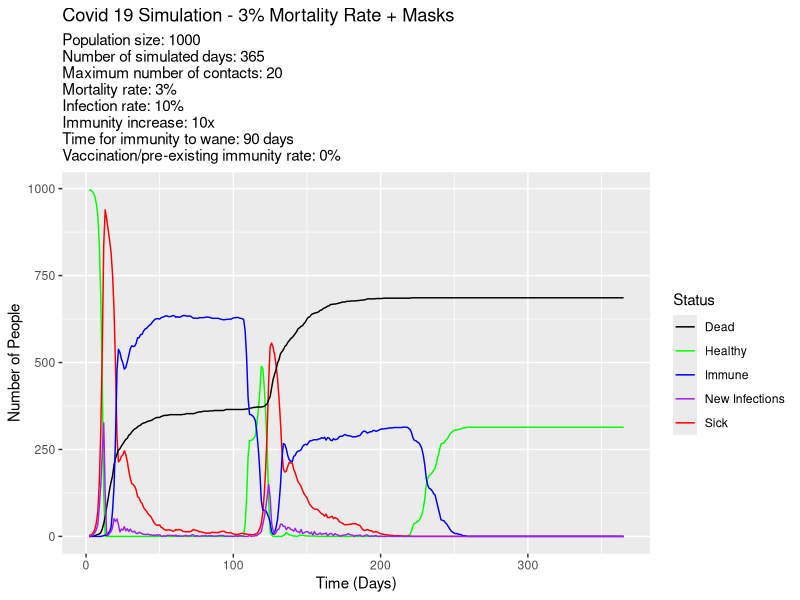
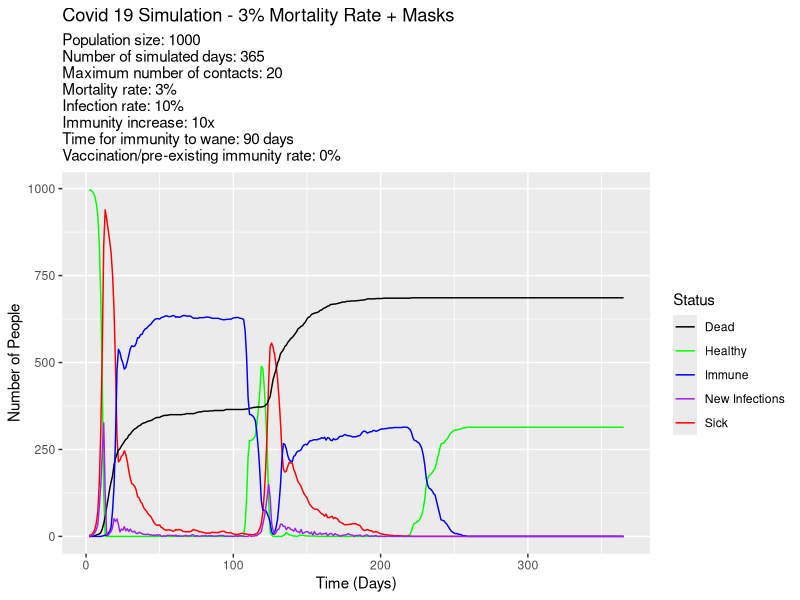

Reproduce these figures in R, in order.
# 1~~ Introduction

#Hello and welcome to my code!
#This code is a model to simulate a COVID-19, or some other pathogen, pandemic.
#The model consists of a population with a number of variables that affect the spread of disease
#Individuals (indices in a vector) all have a health status represented by a number:
#0- Healthy - default condition. Can be infected
#1- Sick - infected for a period of 10 days. Can infect. Cannot be infected
#2 - Dead - Cannot infect. Cannot be infected
#3 - Immune - Has vaccination or disease acquired immunity which may modify susceptibility to disease

#Created using RStudio 2023.03.0+386 "Cherry Blossom" Release (3c53477afb13ab959aeb5b34df1f10c237b256c3, 2023-03-09) for Windows
#Mozilla/5.0 (Windows NT 10.0; Win64; x64) AppleWebKit/537.36 (KHTML, like Gecko) RStudio/2023.03.0+386 Chrome/108.0.5359.179 Electron/22.0.3 Safari/537.36

##1.1~~ How to use
#Select input parameters in Section 2
##Note: I had some fun with it and created some additional parameters and worked them into my code. Hope you enjoy experimenting with those

#Running all the code in Section 3 should set up all the variables, vectors etc
#Naming the simulation will give the resulting data frame a unique ID allowing you to go back and view previous data
#Simulation name also embedded into the plot title for easy identification/comparison too

#Running all code in Sections 4 and 5 should execute your simulation! If you want to run again; adjust code in Section 2 and run all of Section 3 to reset

#Data is output:
#* A df for that simulation
#* Input parameters and key results (deaths & R0) for that simulation
#* The above also get input into a df called 'simulations' which can be used to track and compare all the simulations you've run
#* The simulations df and charts also get exported to your working directory as they get created



##1.2~~ Limitations
#Code is slow. Could be my hardware (old) but my code lacks finesse for sure :)
#Use of functions. One thing I found tricky about R compared it Python is you can only return a single variable in functions, which I found cumbersome to
#use with multiple variables. Or I missed something and it just didn't click
#Simulations run for a number of days only, I did not code it stop after an event e.g. everyone dead, healthy etc
#Code to track time until virus eradiacted or everyone died would have been interesting data
#Not sure if I've over commented! they're helpful while I'm learning, apologies if spam

##1.3~~ Results
#Even with a low mortality rate, number of deaths can be high if infections are high
#Best way to reduce R0/infections (and deaths too) was to reduce the number of max_contacts (e.g. lockdown) or reduce infectivity (e.g. mask wearing)
#A long lasting vaccination was of little use if it offered little protection; people were reinfected while immune
#A good (high immunity coefficient) but short-lived vaccine produced visually interesting data that showed strong disease resurgence as immunity began to wear off

# 2~~ input parameters
simulations <- data.frame() #df to track results from multiple simulations
library(tidyverse)


population <- 1000    #size of population
days <- 365           #no. of days to iterate
max_contacts <- 20     #random number of people met between 1-20
mortality <- 0.03    #mortality rate. chance of dying (0.002 = 0.2%)
infective <- 0.1      #infection rate. chance of infecting someone (0.3 = 30%)
immunity <- 0.1       #immunity rate. post infection modifier (0.1 = 10x)
immunity_wane <- 90    #time taken (days) for immunity to wane and become ineffective
vaccination_rate <- 0  #percentage vaccination or other pre-existing immunity in population 
sick_time <- 10       #duration(days) that people remain sick,infective and at risk of dying (default = 10)

# 3~~ set up

simulation_name <- "3% Mortality Rate + Masks"     #give the simulation a name; names the DF for chart for that simulation
pop_health <- numeric(population)   #creates vector to track health status (0,1,2,3)
pop_time <- numeric(population)     #creates vector to track time since infected (days)
no_days <- 1                        #day counter for the simulation
no_healthy <- population            #Counts the number of healthy people. Variable for the data frame 'pandemic' -
no_sick <- 0                        #Counts the number of sick people. Variable for the data frame 'pandemic'
no_dead <- 0                        #Counts the number of dead people. Variable for the data frame 'pandemic'
no_immune <- 0                      #Counts the number of immune people. Variable for the data frame 'pandemic'
pandemic <- data.frame(healthy = integer(), sick = integer(), dead = integer(), immune = integer()) #df to plot the data
immune_time <- numeric(population)  #creates a vector to track time since immunity acquired



# 4~~ Functions  

## 4.1~~ Vaccination - Vaccinates a percentage the population at t=0
vaccinate <- function(population, vaccination_rate, pop_health) {
  no_vaccinate <- round(population*vaccination_rate / 100) # how many people to vaccinate based on pop and vaccination rate
  who_vaccinate <- sample(length(pop_health), no_vaccinate) #randomly select indices to vaccinate (=3)
  pop_health[who_vaccinate] <- 3 #update health status in pop_health
  return(pop_health)
}


## 4.2~~ Infect patient zero - infects a random individual
infect_p0 <- function(population, pop_health){
  patient_zero <- sample(1:population, 1) #randomly identifies patient zero
  pop_health[patient_zero] <-1 #infects patient zero
  return(pop_health)
}

## 4.3~~ Death check - Identifies sick people and runs a death test based on mortality rate
death_check <- function(pop_health, mortality) {
  sick <- which(pop_health == 1) #index of all the sick people
  dead <- sick[runif(length(sick)) < mortality] #generates random number for each sick person, those that die get added to this list
  return(replace(pop_health, dead, 2)) #replace used update global pop_health with deaths
}

## 4.4~~ infection - Runs an infection test after identifying healthy/immune people
simulate_infection <- function(pop_health, max_contacts, infective) {
    #check: can anyone new be infected i.e. is anyone healthy/'0'/'3'? Abort function if nobody to infect
    healthy_count <- sum(pop_health ==0) + sum(pop_health ==3)
    if (healthy_count == 0) {
      return(pop_health)
    }
    # how many contacts on this day. Iterates for each person infected
    contacts_day <- sum(unlist(sapply(pop_health[pop_health == 1], function(x) sample(0:max_contacts, 1)))) #subsets pop health to find infected people (1), function calculates number of contacts between 0-max contacts, sapply applies it to all subsetted indexes. Returns all the values as sum
 
  # who can be potentially infected this day
  infectable_day <- which(pop_health %in% c(0, 3)) #creates a logical vector indicating which elements of pop_health are either 0 or 3, which returns these indices to the new variable
  
  # who becomes a disease contact
  disease_contacts <- sample(infectable_day, contacts_day, replace = TRUE) #selects a number (contacts_day) of potential contacts (infectable_day)

  healthy_contacts <- (pop_health[disease_contacts] == 0) #identify disease contacts who are healthy according to pop_health
  immune_contacts <- (pop_health[disease_contacts] == 3) #identify disease contacts who are immune according to pop_health
  
  pop_health[disease_contacts[healthy_contacts & runif(length(disease_contacts)) < infective]] <- 1 #gets subset of disease_contacts who are healthy_contacts > logical vector with a probability of infective > uses vector to change subset of healthy contacts to 1
  pop_health[disease_contacts[immune_contacts & runif(length(disease_contacts)) < infective * immunity]] <- 1 #as above but for iummune contacts so immunity factor is included

  return(pop_health)
}

## 4.5~~ increase infection counter
time_counter <- function(pop_health, pop_time){
  not_dead <- pop_health != 2 #local variable to prevent the below advancing timers of dead people
  pop_time[pop_health == 1] <- pop_time[pop_health == 1]+1 #increases the day counter for the infected
  pop_health[not_dead & pop_time == sick_time] <<- (pop_health[not_dead & pop_time == sick_time]<-3) #person recovers and is now immune ('3'). Updates Global pop_health (<<-)
  pop_time[pop_time == sick_time] <- (pop_time[pop_time == sick_time]<-0) #resets day counter after reset back to healthy
return(pop_time)
}

## 4.6~~ Immunity Counter - counts how long someone has been immune, resets back to 1 based on immunity waning time
imm_counter <- function(pop_health, immune_time, immunity_wane){
  not_dead <- pop_health != 2 #local variable to prevent the below advancing timers of dead people
  immune_time[pop_health == 3] <- immune_time[pop_health == 3] + 1 #increases the immune timer for people who are immune (3)
  pop_health_new <- pop_health #creates local cope of the pop_health vector
  pop_health_new[not_dead & immune_time == immunity_wane] <- 0 #resets health status to zero for people who are alive and have immune time = wane time
  immune_time[immune_time == immunity_wane] <- 0 #resets immune time to zero for people who are alive and have immune time = wane time
  return(list(pop_health = pop_health_new, immune_time = immune_time))#uses temp vector to update health_status. Outputs pop_health/immune_time vectors as a list to extract
}

# 5~~ Simulation

pop_health <- vaccinate(population, vaccination_rate, pop_health)
pop_health <- infect_p0(population, pop_health)


while (no_days < days) {
  pop_health <- death_check(pop_health, mortality)
  no_infected_before = sum(pop_health==1) # sum of people infected before round of infections. Used to calculate no. of new infections
  pop_health <- simulate_infection(pop_health, max_contacts, infective)
  no_infected_after = sum(pop_health==1) # sum of people infecte dafter the round of infections. Used to calculate no. of new infections
  pop_time <- time_counter(pop_health, pop_time)
  imm_data <- imm_counter(pop_health, immune_time, immunity_wane) #creates the list 'imm_data' which we extract the updates to pop_health and immune_time from
    pop_health <- imm_data$pop_health #extracts data from lists to update pop_health
    immune_time <- imm_data$immune_time
  no_days <- no_days +1
  no_healthy <- sum(pop_health == 0)
  no_sick <- sum(pop_health == 1)
  no_dead <- sum(pop_health == 2)
  no_immune <- sum(pop_health == 3)
  new_infections <- no_infected_after - no_infected_before #calculates new infections for this iteration
  R0 <- (1 + max_contacts/2) * infective * sick_time #contact rate * transmissability * infectious period
  
  # Add results of current iteration as a new row to the data frame
  
  new_row <- data.frame(no_days = no_days, 
                         no_healthy = no_healthy, 
                         no_sick = no_sick, 
                         no_dead = no_dead, 
                         no_immune = no_immune,
                        new_infections = new_infections,
                        R0 = R0) # creates new row to add to df
  pandemic <- rbind(pandemic, new_row) #adds it to df
  assign(simulation_name, pandemic) #gives df a unique name
}

simulation_params <- data.frame(simulation_name, max_contacts, mortality, infective, immunity, immunity_wane, vaccination_rate, no_dead, R0) #creates a df with the results of this simulation
simulations <- rbind(simulations, simulation_params) #uipdates the simulations df with results from this sim

#plot the data
ggplot(pandemic, aes(x = no_days)) +
  ggtitle(paste("Covid 19 Simulation -", simulation_name))+
  geom_line(aes(y = no_healthy, colour = "Healthy")) +
  geom_line(aes(y = no_sick, colour = "Sick")) +
  geom_line(aes(y = no_dead, colour = "Dead")) +
  geom_line(aes(y = no_immune, colour = "Immune")) +
  geom_line(aes(y = new_infections, colour = "New Infections")) +
  labs(colour = "Status", y = "Count") +
  scale_color_manual(values = c("Healthy" = "Green", "Sick" = "Red", "Dead" = "Black", "Immune" = "Blue", "New Infections" = "Purple"))+ #used this to get the legend to display useful info
  xlab("Time (Days)")+
  ylab("Number of People")+
  labs(subtitle = paste0("Population size: ", population, "\n",
                    "Number of simulated days: ", days, "\n",
                    "Maximum number of contacts: ", max_contacts, "\n",
                    "Mortality rate: ", mortality*100, "%\n",
                    "Infection rate: ", infective*100, "%\n",
                    "Immunity increase: ", 1/immunity, "x\n",
                    "Time for immunity to wane: ", immunity_wane, " days\n",
                    "Vaccination/pre-existing immunity rate: ", vaccination_rate, "%"))

write.csv(simulations)
plot_name <- paste(simulation_name,".png", sep="")
ggsave(plot_name)
